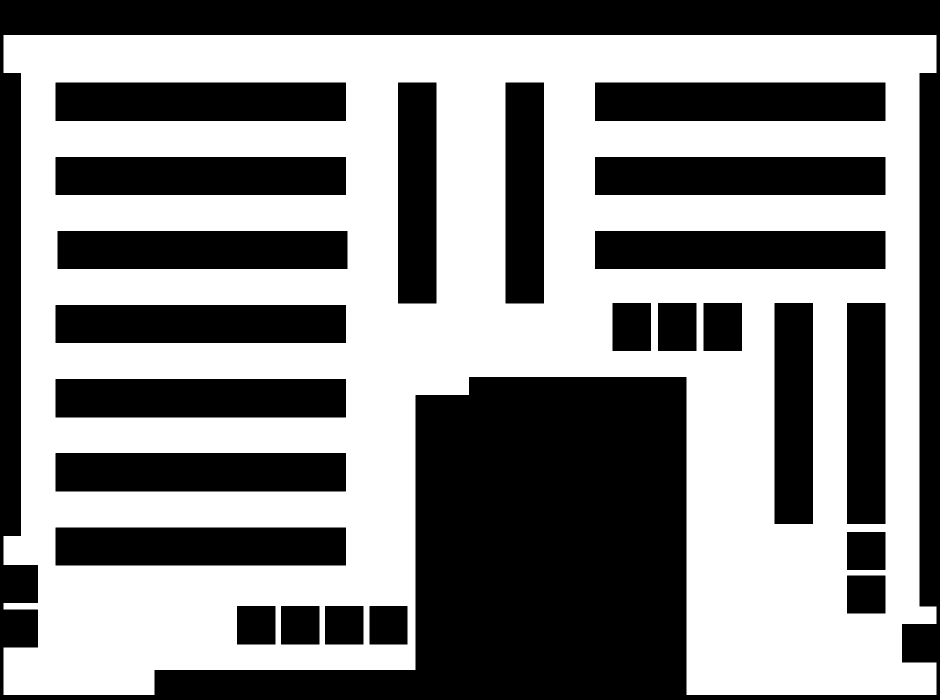
#> input picture WaypointGraphs/3x3CameraGridEnvironment.png, 1880 x 1400 px (shown at 1/2 size)
$ python TestImagetoCameraGrid.py   (older library calls are emulated)
#> lines starting #> are read from the running program, lines starting #| are printed output that depends on the picture
import matplotlib.pyplot as plt
from skimage import color, data, io


# Get image
# input_image = io.imread('test_binary_img.jpg')
# input_image = io.imread('ExampleEnvironment.png')
input_image = io.imread('3x3CameraGridEnvironment.png')
#> input_image is the input picture: shape (1400, 1880, 4); mean R, G, B, A 133.1, 133.1, 133.1, 255
print('Original image size: ' + str(input_image.shape))
#| Original image size: (1400, 1880, 4)

# Ensure binary
input_image_grey = color.rgb2grey(input_image)
print('Greyscsale image size: ' + str(input_image_grey.shape))
#| Greyscsale image size: (1400, 1880)


# 3x3 grid
orig_height = input_image_grey.shape[0]
#> orig_height = 1400
orig_width = input_image_grey.shape[1]
#> orig_width = 1880

subview_rows = 3
subview_cols = 3

# Overlaps
overlap_row_pixels = 20
overlap_col_pixels = 20


subview_height = (orig_height + (overlap_row_pixels * (subview_rows - 1))) / subview_rows
#> subview_height = 480
subview_width = (orig_width + (overlap_col_pixels * (subview_cols - 1))) / subview_cols
#> subview_width = 640

print('Subview sizes with 3x3 grid: (' + str(subview_height) + ',' + str(subview_width) + ')')
#| Subview sizes with 3x3 grid: (480.0,640.0)


subviews = [input_image_grey[x:x+int(subview_height),y:y+int(subview_width)] for x in range(0,orig_height,int(subview_height)-overlap_row_pixels) for y in range(0,orig_width,int(subview_width) - overlap_col_pixels)]
#> subviews = 16 items


# plt.ion()
plt.figure(figsize=(6.4, 4.8))
plt.subplot(331)
plt.imshow(subviews[0], cmap='gray');
print('Subview 0: ' + str(len(subviews[0])) + ',' + str(len(subviews[0][0])))
#| Subview 0: 480,640
#plt.axis('off')
plt.subplot(332)
plt.imshow(subviews[1], cmap='gray');
print('Subview 1: ' + str(len(subviews[1])) + ',' + str(len(subviews[1][0])))
#| Subview 1: 480,640
#plt.axis('off')
plt.subplot(333)
plt.imshow(subviews[2], cmap='gray');
print('Subview 2: ' + str(len(subviews[2])) + ',' + str(len(subviews[2][0])))
#| Subview 2: 480,640
# plt.axis('off')
plt.subplot(334)
plt.imshow(subviews[3], cmap='gray');
print('Subview 3: ' + str(len(subviews[3])) + ',' + str(len(subviews[3][0])))
#| Subview 3: 480,20
#plt.axis('off')
plt.subplot(335)
plt.imshow(subviews[4], cmap='gray');
print('Subview 4: ' + str(len(subviews[4])) + ',' + str(len(subviews[4][0])))
#| Subview 4: 480,640
#plt.axis('off')
plt.subplot(336)
plt.imshow(subviews[5], cmap='gray');
print('Subview 5: ' + str(len(subviews[5])) + ',' + str(len(subviews[5][0])))
#| Subview 5: 480,640
#plt.axis('off')
plt.subplot(337)
plt.imshow(subviews[6], cmap='gray');
print('Subview 6: ' + str(len(subviews[6])) + ',' + str(len(subviews[6][0])))
#| Subview 6: 480,640
#plt.axis('off')
plt.subplot(338)
plt.imshow(subviews[7], cmap='gray');
print('Subview 7: ' + str(len(subviews[7])) + ',' + str(len(subviews[7][0])))
#| Subview 7: 480,20
#plt.axis('off')
plt.subplot(339)
plt.imshow(subviews[8], cmap='gray');
print('Subview 8: ' + str(len(subviews[8])) + ',' + str(len(subviews[8][0])))
#| Subview 8: 480,640

#plt.axis('off')

plt.pause(0.0001)
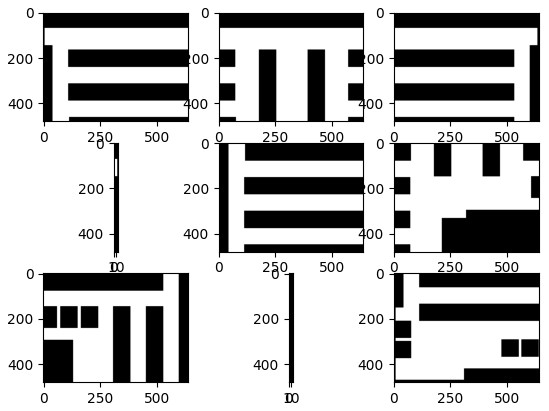
#> figure drawn by matplotlib, 9 panels
plt.show()
